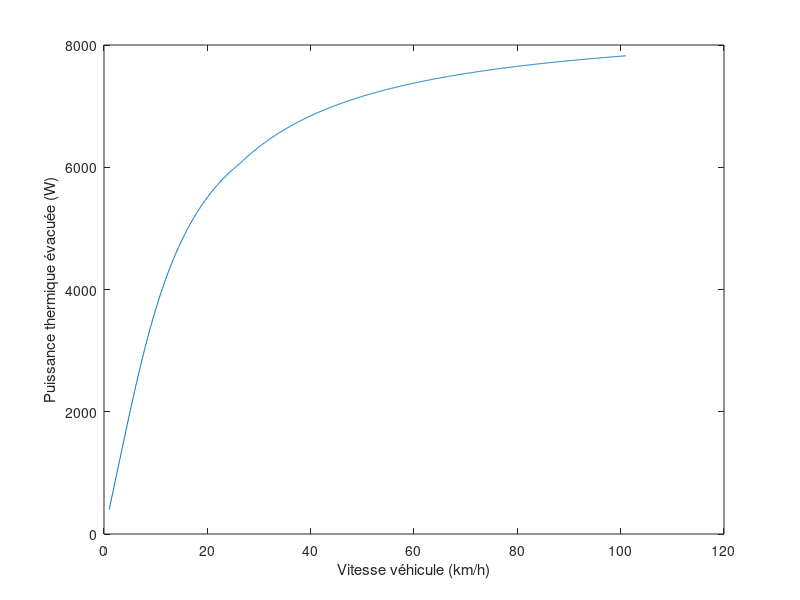
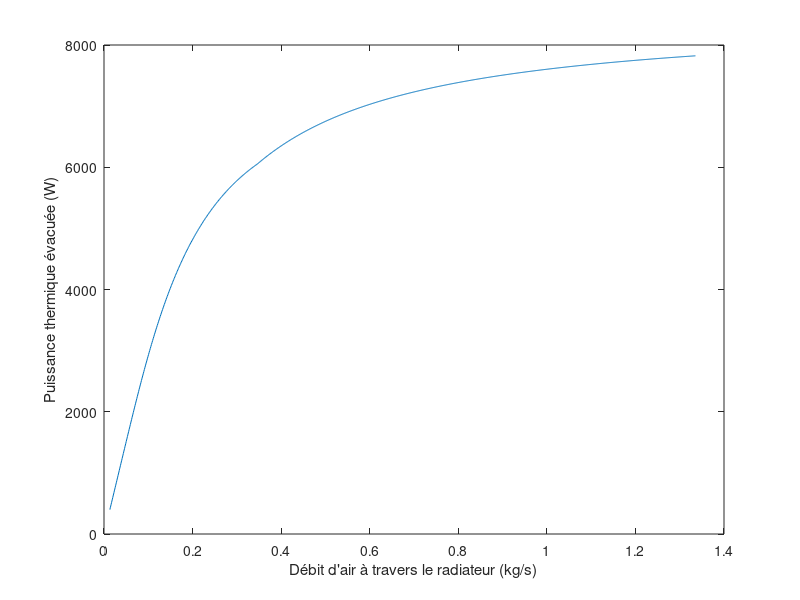

Write MATLAB code to recreate these figures, in order.
% Auteur : PBL
% Réalisé grâce aux travaux d'Aimery Saulière et d'Arthur Accart
%% Dimensionnement du radiateur de Valkyriz (Pierre Bernal PBL)
clear all 
close all

%% Données du problème :
debit_eau = 5/60; %(L/s)
Tei = 65 + 273.15; % température de l'eau souhaitée en entrée du radiateur
Tai = 35 + 273.15; %température de l'air ambiant autour du radiateur
P =1.013*10^5; % Pression atmosphérique (Pa)

% e_ailette = 6e-4; %valeur du constructeur à récupérer, espacement entre ailette

%% Détermination puissance à évacuer :

Pu_batterie = 48000; %W
Pu_batterie_max = 80000; %W fixé par le règlement
r_mot = 0.92; % rendement moteur EMRAX 228 dans le pire des cas
r_cont = 0.97; % rendement contrôleur type BAMOCAR D3
r_syst = r_mot*r_cont;
Pth = Pu_batterie*(1-r_syst)
Pth_max = Pu_batterie_max*(1-r_syst)

%% Coefficient thermiques convectifs de l'air et l'eau

%valable entre 100K et 1600K
T = Tai;
lambda1=1.5207*10^(-11)*T^3-4.857*10^(-8)*T^2+1.0184*10^(-4)*T-3.9333*10^(-4); % conductivité thermique de l'air
mu1=8.8848*10^(-15)*T^3-3.2398*10^(-11)*T^2+6.2657*10^(-8)*T+2.3543*10^(-6); % viscosité dynamique
Cp1=1.9327*10^(-10)*T^4-7.9999*10^(-7)*T^3+1.1407*10^(-3)*T^2-4.4890*10^(-1)*T+1.0575*10^3; % capacité calorifique massique de l'air (J/kg/K)

R=8.314; % constante des gaz parfaits (J/K/mol)

M=10^(-3)*(4/5*2*14+1/5*2*16); %masse molaire de l'air (kg/mol)

rho1=M*P/(R*T); % masse volumique de l'air

nu1=mu1/rho1; % viscosité cinématique de l'air

v1=30/3.6; % vitesse moyenne supposée de Valkyriz à l'endurance (m/s)

d1=0.0015; %longueur caractéristique de l'écoulement d'air (distance entre deux tuyaux d'eau) (DONNÉE À RÉCUPÉRER CHEZ CONSTRUCTEUR)

Re1=d1*v1/nu1;  %nombre de Renolds dans l'air passant dans le radiateur
Pr1=mu1*Cp1/lambda1; % nombre de Prandt dans l'air passant dans le radiateur
Nu1=0.036*Pr1^(1/3)*Re1^(4/5); % nombre de Nusselt
h1=lambda1*Nu1/d1 % coefficient de Newton entre l'air atmosphérique et le radiateur



rho2=1000; % masse volumique de l'eau (kg/m^3)
lambda2=(0.6071-.06)/(298-293)*(T-293)+.06; % conductivité thermique de l'eau
Cp2 = 4185; % capacité thermique massique de l'eau (J/kg/K)
mu2=8.52*10^(-4); % viscosite dynamique de l'eau (kg.m/s)

e=0.040;% épaisseur du faisceau (A RÉCUPERER CHEZ CONSTRUCTEUR)
ee=0.001; % largeur du faisceau (A RÉCUPERER CHEZ CONSTRUCTEUR)
L=0.220; % longueur du faisceau relié à la hauteur ou largeur du radiateur en fonction de si c'est un cross-flow ou down-flow (A DÉCIDER)
H=0.190; % 3ème dimension du radiateur (À DÉCIDER)
n = 120; %nombre de faisceau par m (A RÉCUPERER)

d2=ee; % longueur caractéristique de l'écoulement d'eau dans le radiateur

D2=debit_eau/rho2; % débit volumique souhaité en eau (m^3/s)

v2=D2/((n*L)*L*e*ee); % vitesse de l'eau dans le faisceaux du radiateur ; n*L est un terme estimant le nombre de faisceau présent dans le radiateur (DÉDUITE DES DONNÉES CONSTRUCTEUR)

nu2=mu2/rho2; %viscosité cinématique de l'eau

Re2=d2*v2/nu2; %nombre de Renolds
Pr2=mu2*Cp2/lambda2; % nombre de Prandt dans l'eau passant dans le radiateur
Nu2=0.036*Pr2^(1/3)*Re2^(4/5); % nombre de Nusselt dans l'eau passant dans le radiateur

h2=lambda2*Nu2/d2 % coefficient de Newton entre le radiateur et l'eau de refroidissement

% h2 >> h1 donc on peut supposer que l'alu du radiateur est à la
% température de l'eau

mean_v = [1 : 0.1 : 101]/3.6; %vecteur vitesse du véhicule
m_air = rho1*L*H.*mean_v; %kg/s vecteur débit d'air à travers le radiateur 
vect_surface = [0 : 0.4 : 8]; %m2 vecteur surface équivalente d'échange thermique = environ surface de toutes les ailettes
%% Obtention courbe Pth = f(débit_air) pour une dimension de radiateur DONNÉE :
l = e; %epaisseur
e_ailette = 6e-4; %espacement entre ailettes
n_ailette = H/e_ailette; % estimation du nombre d'ailette entre 2 faisceau
e_faisceau = 1/n-ee; %espacement entre 2 faisceau 


Aeq = 2*(e_faisceau+e_ailette)*l*(n_ailette-1)*(n*L-1); % surface équivalente d'échange thermique en m2

q = [];
C_eau = debit_eau*Cp2;
 for i = m_air
     
     C_air = i*Cp1;
     Cmin = min(C_air,C_eau);
     Cmax = max(C_air,C_eau);
     Cr = Cmin/Cmax;
 
     U = 1/(1/h1 + 1/h2);
     NTU = U*Aeq/Cmin;
     eps = 1-exp((1/Cr)*(NTU)^0.22*(exp(-Cr*(NTU)^0.78)-1));
     qmax = Cmin*(Tei-Tai);
 
     q = [q eps*qmax];
 end
 
 figure,
 plot(mean_v*3.6,q)
 xlabel("Vitesse véhicule (km/h)")
 ylabel("Puissance thermique évacuée (W)")
 
figure,
plot(m_air,q)
xlabel("Débit d'air à travers le radiateur (kg/s)")
ylabel("Puissance thermique évacuée (W)")


%% Tracé courbe 3D Pth = f(débit_air, surface_équivalente) :

% [X,Y] = meshgrid(vect_surface,m_air);
% MC_air = Cp1*Y;
% MCmin = min(MC_air,Cp2*debit_eau);
% MCmax = max(MC_air,Cp2*debit_eau);
% MCr = MCmin./MCmax;
% U = 1/(1/h1 + 1/h2);
% MNTU = U*X./MCmin;
% Meps = 1-exp((1./MCr).*(MNTU).^0.22.*(exp(-MCr.*(MNTU).^0.78)-1));
% Mqmax = (Tei-Tai)*MCmin;
% Q = Meps.*Mqmax;
% 
% s = surf(X,Y,Q);
% s.FaceColor = 'flat';
% xlabel("Surface équivalente (m2)");ylabel("Débit d'air (kg/s)");zlabel("Puissance thermique dissipée dans le radiateur (W)");
% colorbar

% Il faut ensuite remonter à partir de la surface équivalente à des
% dimensions hauteur x largeur x épaisseur (A FAIRE EN V0.2)

%% DIMENSIONNEMENT VASES D'EXPANSIONS (A FAIRE EN V.1)

% lambda=2.6*10^(-4); %coefficient de dilatation thermique de l'eau (SI)
% 
% Tmin=0; %température minimale de l'eau du circuit de refroidissement
% 
% Tmax=130; %température maximale de l'eau du circuit de refroidissement
% 
% V0=; %volume initial du circuit de refroidissement (en litres)
% 
% DV=V0*lambda*(Tmax-Tmin)*10^(-3) % variation de volume de l'eau contenue dans le circuit de refroidissement (en m^3)
% 
% k=2; %coefficient de sécurité
% 
% V=k*DV*10^6; % volume du vase d'expansion (cm3)
% 
% hh= % hauteur du vase d'expansion (en cm)
% 
% d=2*sqrt(V/(pi*hh)) %diamètre de la base du vase d'expansion (en cm)
